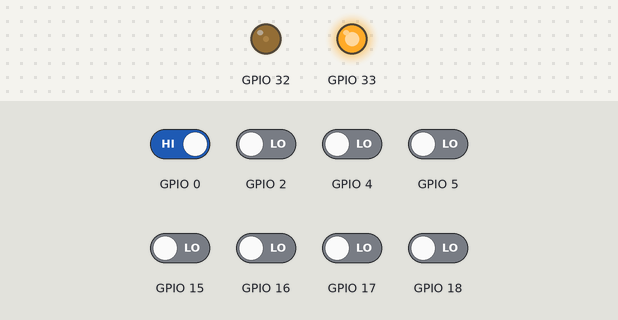
Recording of a program running on a simulated ESP32. On the bench: output pins drawn as LEDs (lit = HIGH). The test bench sets the inputs (shaded band); at power-on: GPIO 0 HIGH, GPIO 2, GPIO 4, GPIO 5, GPIO 15–18 LOW. Pins used as bus, display or sensor lines are not drawn; what the program prints to the serial monitor is not drawn.

Above: at 7.1 s.
7.2 s: GPIO 0 driven LOW
At 7.9 s:
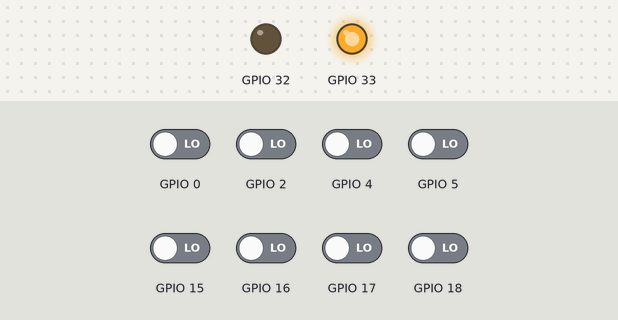
8.7 s: GPIO 2 driven HIGH
10.2 s: GPIO 5 driven HIGH
At 11.4 s:
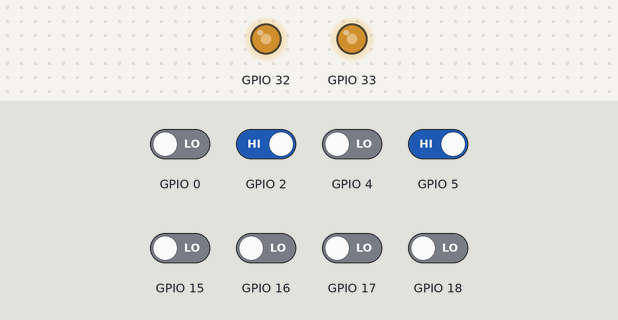
11.7 s: GPIO 4 driven HIGH
At 12.7 s:
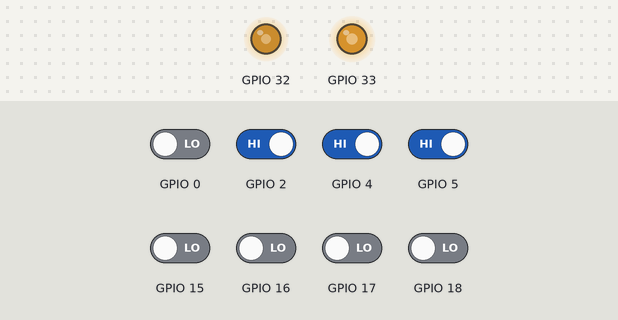
13.2 s: GPIO 15 driven HIGH
At 13.7 s:
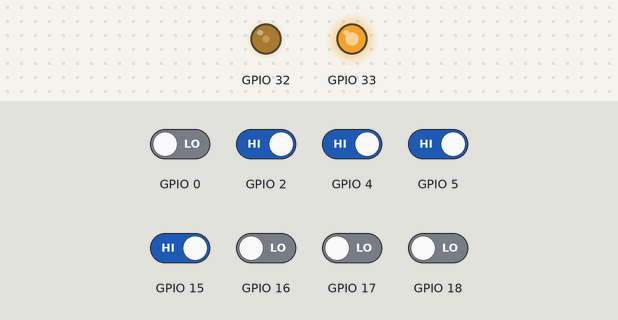
14.7 s: GPIO 17 driven HIGH
At 16.1 s:
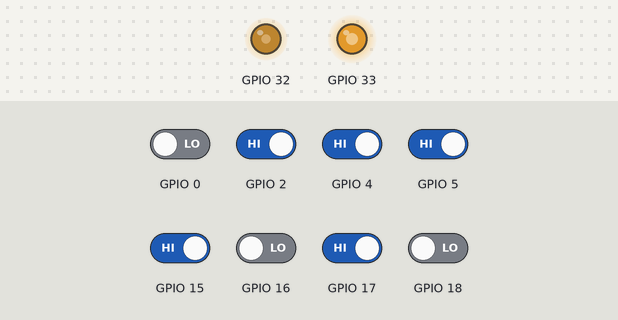
Timing chart, 0 to 17.2 s (numbered marks = the images above; inputs shaded):
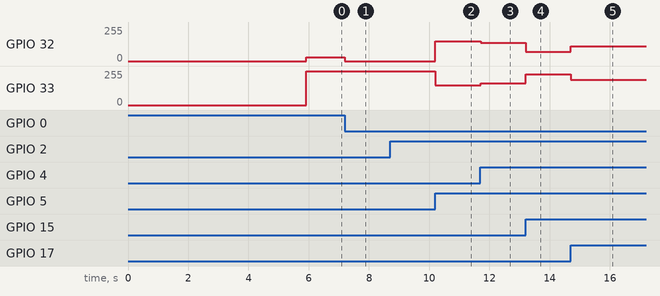

Measured:
- after the input at 7.2 s, GPIO 32: 30/255 → 0/255 at once
- after the input at 10.2 s, GPIO 32: 0/255 → 149/255 at once; GPIO 33: 255/255 → 149/255 at once
- after the input at 11.7 s, GPIO 32: 149/255 → 136/255 at once; GPIO 33: 149/255 → 162/255 at once
- after the input at 13.2 s, GPIO 32: 136/255 → 70/255 at once; GPIO 33: 162/255 → 229/255 at once
- after the input at 14.7 s, GPIO 32: 70/255 → 110/255 at once; GPIO 33: 229/255 → 189/255 at once

The program:

main.cpp
```cpp
#include <Arduino.h>
#include <motors.h>
#include <QTRSensors.h>

#ifndef SPECS
#define SPECS

#define FREQ 50000
#define RES 8
#define BASE_VEL 150

#endif

// qtr sensor specs
#define SENSOR_QNT 8
#define LEDON 19

// encoder pins
#define ENCODER_CHN_A_L 36
#define ENCODER_CHN_B_L 39
#define ENCODER_CHN_A_R 35
#define ENCODER_CHN_B_R 34

// PWM config
#define IN1_R 32
#define IN1_L 33
#define CHN_R 0
#define CHN_L 1

// ======================= PROTOTYPES =======================
void calibrationRoutine();
int16_t pid(int16_t error);
void IRAM_ATTR readEncoder();

// ==========================================================

QTRSensors qtr;
Motors motors(IN1_R, IN1_L, CHN_R, CHN_L, FREQ, RES);

uint16_t sensorValues[SENSOR_QNT];
int center = 3500;

bool segueLinha = true;
bool slowMode = false;

volatile long encoderCount = 0;

// PID
double Kp = 0.08;
double Ki = 0.0;
double Kd = 0.8;

int erroAnterior = 0;
long erroIntegral = 0;

int16_t correcao;

void setup() {
  motors.setSpeeds(0,0);
  pinMode(LEDON, OUTPUT);
  digitalWrite(LEDON, HIGH);

  qtr.setTypeRC();
  qtr.setSensorPins((const uint8_t[]){18, 5, 17, 16, 4, 0, 2, 15}, SENSOR_QNT);

  qtr.setEmitterPin(LEDON);

  Serial.begin(115200);

  // Blink LED while waiting, then stay ON when calibration starts
  for (int i = 0; i < 6; i++) {
    digitalWrite(LEDON, LOW);
    delay(250);
    digitalWrite(LEDON, HIGH);
    delay(250);
  }
  calibrationRoutine();

  for (int i = 0; i < SENSOR_QNT; i++) {
    Serial.print("S"); Serial.print(i);
    Serial.print(" min:"); Serial.print(qtr.calibrationOn.minimum[i]);
    Serial.print(" max:"); Serial.println(qtr.calibrationOn.maximum[i]);
  }

  delay(500);
}

void loop() {
	int pos = qtr.readLineBlack(sensorValues);
	int erro = pos - center;

	int correcao = pid(erro);

	int Lvel = BASE_VEL - correcao;
	int Rvel = BASE_VEL + correcao;

	Lvel = constrain(Lvel, 0, 255);
	Rvel = constrain(Rvel, 0, 255);

	motors.setSpeeds(Lvel, Rvel);

  Serial.println(pos);
  Serial.print(" | erro: "); Serial.print(erro);
  Serial.print(" | cor: ");  Serial.println(correcao);
}

void calibrationRoutine(){
	for (uint16_t i = 0; i < 80; i++){
		qtr.calibrate();
    delay(5);
	}
}

int16_t pid(int16_t error){

  erroIntegral += error;
  erroIntegral = constrain(erroIntegral, -10000, 10000);

  int erroDerivada = error - erroAnterior;

  int output = (int) (Kp * error) + (Ki * erroIntegral) + (Kd * erroDerivada);
  erroAnterior = error;

  return output;
}


// ISR
void IRAM_ATTR readEncoder(int encoder ){
}
```

motors.cpp
```cpp
#include <Arduino.h>
#include "motors.h"

Motors::Motors(int _pinIN1_R, int _pinIN1_L, int _chn_R, int _chn_L, int _freq, int _res) {
    pinIN1_R = _pinIN1_R;
    pinIN1_L = _pinIN1_L;
    chn_R = _chn_R;
    chn_L = _chn_L;
    freq = _freq;
    res = _res;

    config();
}

void Motors::config() {
    pinMode(pinIN1_R, OUTPUT);
    pinMode(pinIN1_L, OUTPUT);

    // Classic ESP32 Arduino v2.x PWM configuration
    ledcSetup(chn_R, freq, res);
    ledcAttachPin(pinIN1_R, chn_R);

    ledcSetup(chn_L, freq, res);
    ledcAttachPin(pinIN1_L, chn_L);
}

void Motors::setSpeeds(int velR, int velL) {
    velR = constrain(velR, 0, 255);
    velL = constrain(velL, 0, 255);

    ledcWrite(chn_R, velR);
    ledcWrite(chn_L, velL);
}
```

motors.h
```cpp
#ifndef MOTORS_H
#define MOTORS_H

#include <Arduino.h>

class Motors{
private:
    int pinIN1_R, pinIN1_L;
    int chn_R, chn_L;
    int freq;
    int res;

    /**
     * @brief Configures the motors.
     *
     */
    void config();
public:
    Motors( int _pinIN1_R, int _pinIN1_L,
            int _chn_R, int _chn_L,
            int _freq, int _res);

    /**
     * @brief Sets the speed to the right motor.
     *
     * @param velocity PWM value.
     */
    void setRightSpeed(int velocity);

    /**
     * @brief Sets the speed to the left motor.
     *
     * @param velocity PWM value.
     */
    void setLeftSpeed(int velocity);

    /**
     * @brief Sets the speed to both motors.
     *
     * @param velocity_R PWM value (right motor).
     * @param velocity_L PWM value (left motor).
     */
    void setSpeeds(int velocity_R, int velocity_L);
};

#endif
```
